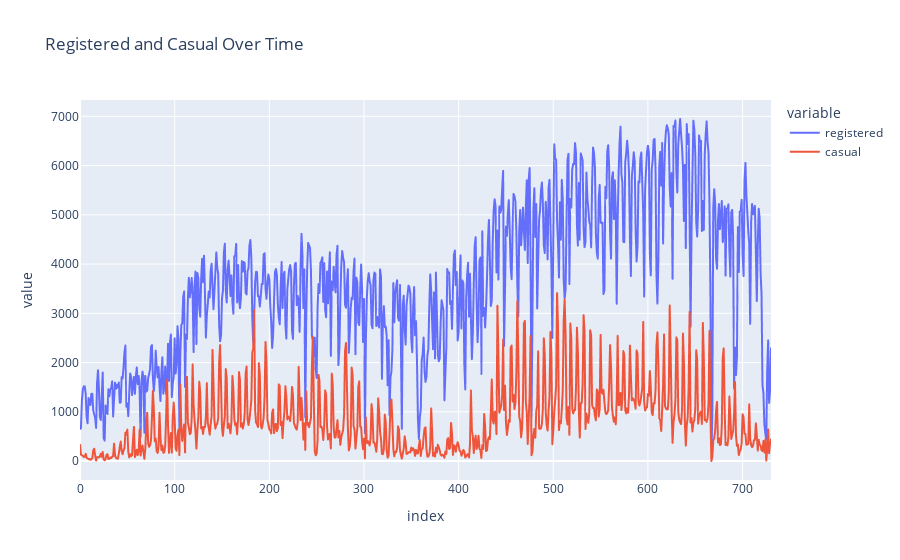

The cell this chart's notebook holds for it:
### Code cell
plt.figure(figsize = (10,5))
fig = px.line(df_day, x=df_day.index, y=['registered','casual'], title='Registered and Casual Over Time')
fig.show();

### Figure 1 — Plotly figure (JSON) as saved in the notebook; plotly's stock layout.template omitted (floating-point values rounded to 4 significant figures; data arrays with more than 128 entries replaced by an {"elided": "..."} marker saying what was removed)
{"data": [{"hovertemplate": "variable=registered<br>index=%{x}<br>value=%{y}<extra></extra>", "legendgroup": "registered", "line": {"color": "#636efa", "dash": "solid"}, "marker": {"symbol": "circle"}, "mode": "lines", "name": "registered", "showlegend": true, "type": "scattergl", "x": {"elided": "731 int values"}, "xaxis": "x", "y": {"elided": "731 int values"}, "yaxis": "y"}, {"hovertemplate": "variable=casual<br>index=%{x}<br>value=%{y}<extra></extra>", "legendgroup": "casual", "line": {"color": "#EF553B", "dash": "solid"}, "marker": {"symbol": "circle"}, "mode": "lines", "name": "casual", "showlegend": true, "type": "scattergl", "x": {"elided": "731 int values"}, "xaxis": "x", "y": {"elided": "731 int values"}, "yaxis": "y"}], "layout": {"legend": {"title": {"text": "variable"}, "tracegroupgap": 0}, "title": {"text": "Registered and Casual Over Time"}, "xaxis": {"anchor": "y", "domain": [0, 1], "title": {"text": "index"}}, "yaxis": {"anchor": "x", "domain": [0, 1], "title": {"text": "value"}}}}
